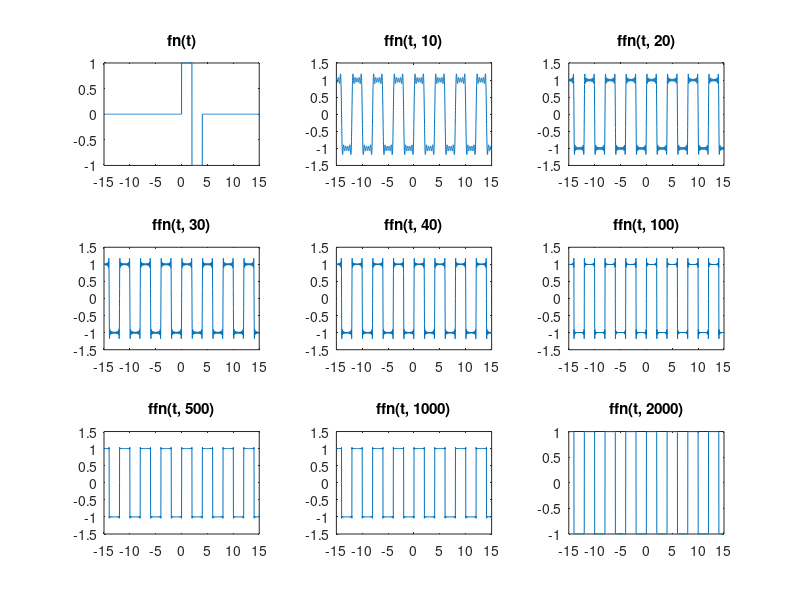

Write MATLAB code to recreate this figure.
function fourier_series()

    t = -15:0.01:15;
    figure;
    subplot(331); plot(t, arrayfun(@(x  ) fn(x), t)); title('fn(t)');
    subplot(332); plot(t, ffn(t)); title('ffn(t, 10)');
    subplot(333); plot(t, ffn(t, 20)); title('ffn(t, 20)');
    subplot(334); plot(t, ffn(t, 30)); title('ffn(t, 30)');
    subplot(335); plot(t, ffn(t, 40)); title('ffn(t, 40)');
    subplot(336); plot(t, ffn(t, 100)); title('ffn(t, 100)');
    subplot(337); plot(t, ffn(t, 500)); title('ffn(t, 500)');
    subplot(338); plot(t, ffn(t, 1000)); title('ffn(t, 1000)');
    subplot(339); plot(t, ffn(t, 2000)); title('ffn(t, 2000)');

end

function [value] = fn(t)
    if (0<=t && t<2)
        value=1;
    elseif (2<=t && t<4)
        value = -1;
    else
        value = 0;
    end 
end

function [value] = ffn(t, n=10)
    value = 0;
    for k=0:n
        value = value + b(k)*sin(k*pi*t/2);
    end
end

function [an] = a(n) 
    an = 0;
end 

function [bn] = b(n)
    if rem(n, 2) == 0
        bn = 0;
    else
        bn = 4/(n*pi);
    end
end

